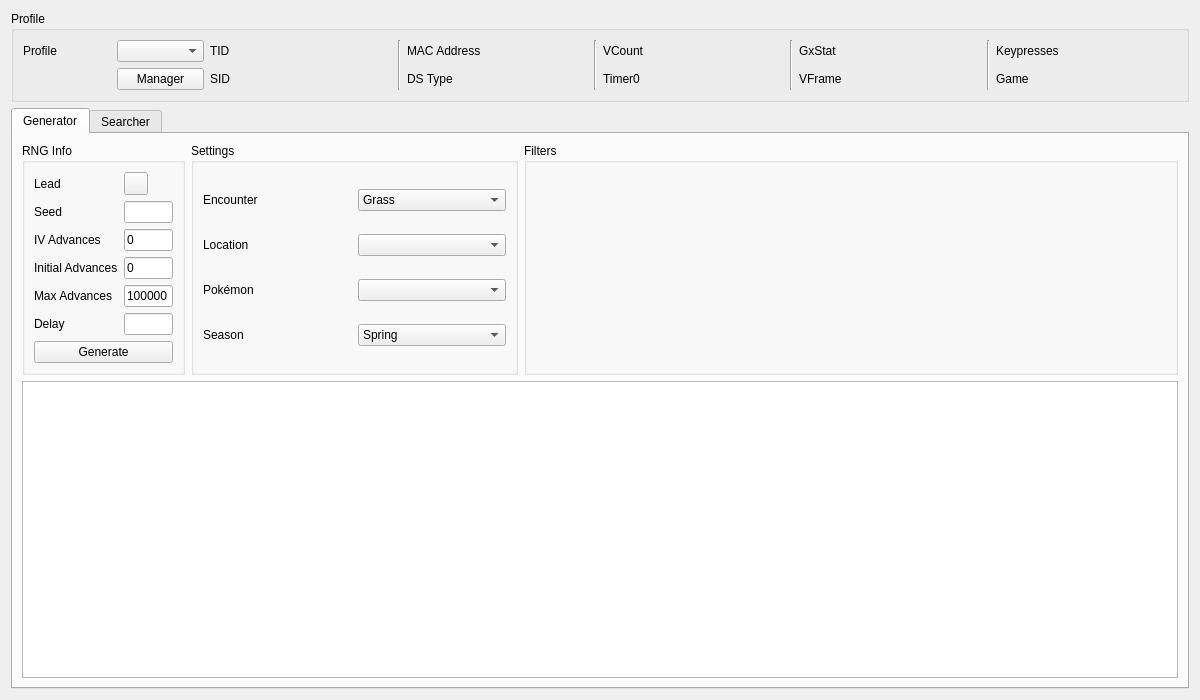
<?xml version="1.0" encoding="UTF-8"?>
<ui version="4.0">
 <class>Wild5</class>
 <widget class="QWidget" name="Wild5">
  <property name="geometry">
   <rect>
    <x>0</x>
    <y>0</y>
    <width>1200</width>
    <height>700</height>
   </rect>
  </property>
  <property name="windowTitle">
   <string>Gen 5 Wild</string>
  </property>
  <layout class="QGridLayout" name="gridLayout_8">
   <item row="0" column="0">
    <widget class="QGroupBox" name="groupBoxProfile">
     <property name="title">
      <string>Profile</string>
     </property>
     <layout class="QGridLayout" name="gridLayout_5">
      <item row="0" column="0">
       <widget class="QLabel" name="labelProfile">
        <property name="text">
         <string>Profile</string>
        </property>
       </widget>
      </item>
      <item row="0" column="1">
       <widget class="QComboBox" name="comboBoxProfiles"/>
      </item>
      <item row="1" column="1">
       <widget class="QPushButton" name="pushButtonProfileManager">
        <property name="text">
         <string>Manager</string>
        </property>
       </widget>
      </item>
      <item row="0" column="2">
       <widget class="QLabel" name="labelProfileTID">
        <property name="text">
         <string>TID</string>
        </property>
       </widget>
      </item>
      <item row="0" column="3">
       <widget class="QLabel" name="labelProfileTIDValue"/>
      </item>
      <item row="1" column="2">
       <widget class="QLabel" name="labelProfileSID">
        <property name="text">
         <string>SID</string>
        </property>
       </widget>
      </item>
      <item row="1" column="3">
       <widget class="QLabel" name="labelProfileSIDValue"/>
      </item>
      <item row="0" column="4" rowspan="2">
       <widget class="Line" name="line_4">
        <property name="orientation">
         <enum>Qt::Vertical</enum>
        </property>
       </widget>
      </item>
      <item row="0" column="5">
       <widget class="QLabel" name="labelProfileMACAddress">
        <property name="text">
         <string>MAC Address</string>
        </property>
       </widget>
      </item>
      <item row="0" column="6">
       <widget class="QLabel" name="labelProfileMACAddressValue"/>
      </item>
      <item row="1" column="5">
       <widget class="QLabel" name="labelProfileDSType">
        <property name="text">
         <string>DS Type</string>
        </property>
       </widget>
      </item>
      <item row="1" column="6">
       <widget class="QLabel" name="labelProfileDSTypeValue"/>
      </item>
      <item row="0" column="7" rowspan="2">
       <widget class="Line" name="line_3">
        <property name="orientation">
         <enum>Qt::Vertical</enum>
        </property>
       </widget>
      </item>
      <item row="0" column="8">
       <widget class="QLabel" name="labelProfileVCount">
        <property name="text">
         <string>VCount</string>
        </property>
       </widget>
      </item>
      <item row="0" column="9">
       <widget class="QLabel" name="labelProfileVCountValue"/>
      </item>
      <item row="1" column="8">
       <widget class="QLabel" name="labelProfileTimer0">
        <property name="text">
         <string>Timer0</string>
        </property>
       </widget>
      </item>
      <item row="1" column="9">
       <widget class="QLabel" name="labelProfileTimer0Value"/>
      </item>
      <item row="0" column="10" rowspan="2">
       <widget class="Line" name="line_2">
        <property name="orientation">
         <enum>Qt::Vertical</enum>
        </property>
       </widget>
      </item>
      <item row="0" column="11">
       <widget class="QLabel" name="labelProfileGxStat">
        <property name="text">
         <string>GxStat</string>
        </property>
       </widget>
      </item>
      <item row="0" column="12">
       <widget class="QLabel" name="labelProfileGxStatValue"/>
      </item>
      <item row="1" column="11">
       <widget class="QLabel" name="labelProfileVFrame">
        <property name="text">
         <string>VFrame</string>
        </property>
       </widget>
      </item>
      <item row="1" column="12">
       <widget class="QLabel" name="labelProfileVFrameValue"/>
      </item>
      <item row="0" column="13" rowspan="2">
       <widget class="Line" name="line">
        <property name="orientation">
         <enum>Qt::Vertical</enum>
        </property>
       </widget>
      </item>
      <item row="0" column="14">
       <widget class="QLabel" name="labelProfileKeypresses">
        <property name="text">
         <string>Keypresses</string>
        </property>
       </widget>
      </item>
      <item row="0" column="15">
       <widget class="QLabel" name="labelProfileKeypressesValue"/>
      </item>
      <item row="1" column="14">
       <widget class="QLabel" name="labelProfileGame">
        <property name="text">
         <string>Game</string>
        </property>
       </widget>
      </item>
      <item row="1" column="15">
       <widget class="QLabel" name="labelProfileGameValue"/>
      </item>
     </layout>
    </widget>
   </item>
   <item row="1" column="0">
    <widget class="QTabWidget" name="tabRNGSelector">
     <widget class="QWidget" name="tabGenerator">
      <attribute name="title">
       <string>Generator</string>
      </attribute>
      <layout class="QGridLayout" name="gridLayout_12">
       <item row="0" column="0">
        <widget class="QGroupBox" name="groupBoxGeneratorRNGInfo">
         <property name="sizePolicy">
          <sizepolicy hsizetype="Preferred" vsizetype="Preferred">
           <horstretch>1</horstretch>
           <verstretch>0</verstretch>
          </sizepolicy>
         </property>
         <property name="title">
          <string>RNG Info</string>
         </property>
         <layout class="QGridLayout" name="gridLayout_6">
          <item row="0" column="0">
           <widget class="QLabel" name="labelGeneratorLead">
            <property name="text">
             <string>Lead</string>
            </property>
           </widget>
          </item>
          <item row="0" column="1">
           <widget class="ComboMenu" name="comboMenuGeneratorLead"/>
          </item>
          <item row="1" column="0">
           <widget class="QLabel" name="labelGeneratorSeed">
            <property name="text">
             <string>Seed</string>
            </property>
           </widget>
          </item>
          <item row="1" column="1">
           <widget class="TextBox" name="textBoxGeneratorSeed"/>
          </item>
          <item row="2" column="0">
           <widget class="QLabel" name="labelGeneratorIVAdvances">
            <property name="text">
             <string>IV Advances</string>
            </property>
           </widget>
          </item>
          <item row="2" column="1">
           <widget class="TextBox" name="textBoxGeneratorIVAdvances">
            <property name="text">
             <string>0</string>
            </property>
           </widget>
          </item>
          <item row="3" column="0">
           <widget class="QLabel" name="labelGeneratorInitialAdvances">
            <property name="text">
             <string>Initial Advances</string>
            </property>
           </widget>
          </item>
          <item row="3" column="1">
           <widget class="TextBox" name="textBoxGeneratorInitialAdvances">
            <property name="text">
             <string notr="true">0</string>
            </property>
           </widget>
          </item>
          <item row="4" column="0">
           <widget class="QLabel" name="labelGeneratorMaxAdvances">
            <property name="text">
             <string>Max Advances</string>
            </property>
           </widget>
          </item>
          <item row="4" column="1">
           <widget class="TextBox" name="textBoxGeneratorMaxAdvances">
            <property name="text">
             <string notr="true">100000</string>
            </property>
           </widget>
          </item>
          <item row="5" column="0">
           <widget class="QLabel" name="labelGeneratorDelay">
            <property name="text">
             <string>Delay</string>
            </property>
           </widget>
          </item>
          <item row="5" column="1">
           <widget class="TextBox" name="textBoxGeneratorDelay"/>
          </item>
          <item row="6" column="0" colspan="2">
           <widget class="QPushButton" name="pushButtonGenerate">
            <property name="text">
             <string>Generate</string>
            </property>
           </widget>
          </item>
         </layout>
        </widget>
       </item>
       <item row="0" column="1">
        <widget class="QGroupBox" name="groupBoxGeneratorSettings">
         <property name="sizePolicy">
          <sizepolicy hsizetype="Preferred" vsizetype="Preferred">
           <horstretch>2</horstretch>
           <verstretch>0</verstretch>
          </sizepolicy>
         </property>
         <property name="title">
          <string>Settings</string>
         </property>
         <layout class="QGridLayout" name="gridLayout_7">
          <item row="0" column="0">
           <widget class="QLabel" name="labelGeneratorEncounter">
            <property name="text">
             <string>Encounter</string>
            </property>
           </widget>
          </item>
          <item row="0" column="1">
           <widget class="ComboBox" name="comboBoxGeneratorEncounter">
            <item>
             <property name="text">
              <string>Grass</string>
             </property>
            </item>
            <item>
             <property name="text">
              <string>Surfing</string>
             </property>
            </item>
            <item>
             <property name="text">
              <string>Fishing</string>
             </property>
            </item>
           </widget>
          </item>
          <item row="1" column="0">
           <widget class="QLabel" name="labelGeneratorLocation">
            <property name="text">
             <string>Location</string>
            </property>
           </widget>
          </item>
          <item row="1" column="1">
           <widget class="ComboBox" name="comboBoxGeneratorLocation"/>
          </item>
          <item row="2" column="0">
           <widget class="QLabel" name="labelGeneratorPokemon">
            <property name="text">
             <string>Pokémon</string>
            </property>
           </widget>
          </item>
          <item row="2" column="1">
           <widget class="ComboBox" name="comboBoxGeneratorPokemon"/>
          </item>
          <item row="3" column="0">
           <widget class="QLabel" name="labelGeneratorSeason">
            <property name="text">
             <string>Season</string>
            </property>
           </widget>
          </item>
          <item row="3" column="1">
           <widget class="QComboBox" name="comboBoxGeneratorSeason">
            <item>
             <property name="text">
              <string>Spring</string>
             </property>
            </item>
            <item>
             <property name="text">
              <string>Summer</string>
             </property>
            </item>
            <item>
             <property name="text">
              <string>Autumn</string>
             </property>
            </item>
            <item>
             <property name="text">
              <string>Winter</string>
             </property>
            </item>
           </widget>
          </item>
         </layout>
        </widget>
       </item>
       <item row="0" column="2">
        <widget class="QGroupBox" name="groupBoxGeneratorFilters">
         <property name="sizePolicy">
          <sizepolicy hsizetype="Preferred" vsizetype="Preferred">
           <horstretch>4</horstretch>
           <verstretch>0</verstretch>
          </sizepolicy>
         </property>
         <property name="title">
          <string>Filters</string>
         </property>
         <layout class="QGridLayout" name="gridLayout">
          <item row="0" column="0" rowspan="2">
           <widget class="Filter" name="filterGenerator" native="true"/>
          </item>
         </layout>
        </widget>
       </item>
       <item row="1" column="0" colspan="3">
        <widget class="TableView" name="tableViewGenerator"/>
       </item>
      </layout>
     </widget>
     <widget class="QWidget" name="tabSearcher">
      <attribute name="title">
       <string>Searcher</string>
      </attribute>
      <layout class="QGridLayout" name="gridLayout_3">
       <item row="0" column="0">
        <widget class="QGroupBox" name="groupBoxSearcherRNGInfo">
         <property name="sizePolicy">
          <sizepolicy hsizetype="Preferred" vsizetype="Preferred">
           <horstretch>1</horstretch>
           <verstretch>0</verstretch>
          </sizepolicy>
         </property>
         <property name="title">
          <string>RNG Info</string>
         </property>
         <layout class="QGridLayout" name="gridLayout_2">
          <item row="0" column="0">
           <widget class="QLabel" name="labelSearcherLead">
            <property name="text">
             <string>Lead</string>
            </property>
           </widget>
          </item>
          <item row="0" column="1">
           <widget class="ComboMenu" name="comboMenuSearcherLead"/>
          </item>
          <item row="1" column="0">
           <widget class="QLabel" name="labelSearcherInitialIVAdvances">
            <property name="text">
             <string>Initial IV Advances</string>
            </property>
           </widget>
          </item>
          <item row="1" column="1">
           <widget class="TextBox" name="textBoxSearcherInitialIVAdvances">
            <property name="text">
             <string>0</string>
            </property>
           </widget>
          </item>
          <item row="2" column="0">
           <widget class="QLabel" name="labelSearcherMaxIVAdvances">
            <property name="text">
             <string>Max IV Advances</string>
            </property>
           </widget>
          </item>
          <item row="2" column="1">
           <widget class="TextBox" name="textBoxSearcherMaxIVAdvances">
            <property name="text">
             <string>0</string>
            </property>
           </widget>
          </item>
          <item row="3" column="0">
           <widget class="QLabel" name="labelSearcherMaxAdvances">
            <property name="text">
             <string>Max Advances</string>
            </property>
           </widget>
          </item>
          <item row="3" column="1">
           <widget class="TextBox" name="textBoxSearcherMaxAdvances">
            <property name="text">
             <string notr="true">100</string>
            </property>
           </widget>
          </item>
          <item row="4" column="0">
           <widget class="QLabel" name="labelSearcherStartDate">
            <property name="text">
             <string>Start Date</string>
            </property>
           </widget>
          </item>
          <item row="4" column="1">
           <widget class="DateEdit" name="dateEditSearcherStartDate"/>
          </item>
          <item row="5" column="0">
           <widget class="QLabel" name="labelSearcherEndDate">
            <property name="text">
             <string>End Date</string>
            </property>
           </widget>
          </item>
          <item row="5" column="1">
           <widget class="DateEdit" name="dateEditSearcherEndDate"/>
          </item>
          <item row="6" column="0" colspan="2">
           <layout class="QHBoxLayout" name="horizontalLayout">
            <item>
             <widget class="QPushButton" name="pushButtonSearch">
              <property name="text">
               <string>Search</string>
              </property>
             </widget>
            </item>
            <item>
             <widget class="QPushButton" name="pushButtonCancel">
              <property name="enabled">
               <bool>false</bool>
              </property>
              <property name="text">
               <string>Cancel</string>
              </property>
             </widget>
            </item>
           </layout>
          </item>
         </layout>
        </widget>
       </item>
       <item row="0" column="1">
        <widget class="QGroupBox" name="groupBoxSearcherSettings">
         <property name="sizePolicy">
          <sizepolicy hsizetype="Preferred" vsizetype="Preferred">
           <horstretch>2</horstretch>
           <verstretch>0</verstretch>
          </sizepolicy>
         </property>
         <property name="title">
          <string>Settings</string>
         </property>
         <layout class="QGridLayout" name="gridLayout_9">
          <item row="0" column="0">
           <widget class="QLabel" name="labelSearcherEncounter">
            <property name="text">
             <string>Encounter</string>
            </property>
           </widget>
          </item>
          <item row="0" column="1">
           <widget class="ComboBox" name="comboBoxSearcherEncounter">
            <item>
             <property name="text">
              <string>Grass</string>
             </property>
            </item>
            <item>
             <property name="text">
              <string>Surfing</string>
             </property>
            </item>
            <item>
             <property name="text">
              <string>Fishing</string>
             </property>
            </item>
           </widget>
          </item>
          <item row="1" column="0">
           <widget class="QLabel" name="labelSearcherLocation">
            <property name="text">
             <string>Location</string>
            </property>
           </widget>
          </item>
          <item row="1" column="1">
           <widget class="ComboBox" name="comboBoxSearcherLocation"/>
          </item>
          <item row="2" column="0">
           <widget class="QLabel" name="labelSearcherPokemon">
            <property name="text">
             <string>Pokémon</string>
            </property>
           </widget>
          </item>
          <item row="2" column="1">
           <widget class="ComboBox" name="comboBoxSearcherPokemon"/>
          </item>
          <item row="3" column="1">
           <widget class="QComboBox" name="comboBoxSearcherSeason">
            <item>
             <property name="text">
              <string>Spring</string>
             </property>
            </item>
            <item>
             <property name="text">
              <string>Summer</string>
             </property>
            </item>
            <item>
             <property name="text">
              <string>Autumn</string>
             </property>
            </item>
            <item>
             <property name="text">
              <string>Winter</string>
             </property>
            </item>
           </widget>
          </item>
          <item row="3" column="0">
           <widget class="QLabel" name="labelSearcherSeason">
            <property name="text">
             <string>Season</string>
            </property>
           </widget>
          </item>
          <item row="4" column="0" colspan="2">
           <widget class="QLabel" name="labelIVFastSearch">
            <property name="sizePolicy">
             <sizepolicy hsizetype="Preferred" vsizetype="Fixed">
              <horstretch>0</horstretch>
              <verstretch>0</verstretch>
             </sizepolicy>
            </property>
            <property name="text">
             <string/>
            </property>
           </widget>
          </item>
         </layout>
        </widget>
       </item>
       <item row="0" column="2">
        <widget class="QGroupBox" name="groupBoxSearcherFilters">
         <property name="sizePolicy">
          <sizepolicy hsizetype="Preferred" vsizetype="Preferred">
           <horstretch>4</horstretch>
           <verstretch>0</verstretch>
          </sizepolicy>
         </property>
         <property name="title">
          <string>Filters</string>
         </property>
         <layout class="QGridLayout" name="gridLayout_4">
          <item row="0" column="0" rowspan="2">
           <widget class="Filter" name="filterSearcher" native="true"/>
          </item>
         </layout>
        </widget>
       </item>
       <item row="1" column="0" colspan="3">
        <widget class="QProgressBar" name="progressBar"/>
       </item>
       <item row="2" column="0" colspan="3">
        <widget class="TableView" name="tableViewSearcher">
         <property name="sortingEnabled">
          <bool>true</bool>
         </property>
        </widget>
       </item>
      </layout>
     </widget>
    </widget>
   </item>
  </layout>
 </widget>
 <customwidgets>
  <customwidget>
   <class>TextBox</class>
   <extends>QLineEdit</extends>
   <header>Form/Controls/TextBox.hpp</header>
  </customwidget>
  <customwidget>
   <class>TableView</class>
   <extends>QTableView</extends>
   <header>Form/Controls/TableView.hpp</header>
  </customwidget>
  <customwidget>
   <class>DateEdit</class>
   <extends>QDateEdit</extends>
   <header>Form/Controls/DateEdit.hpp</header>
  </customwidget>
  <customwidget>
   <class>Filter</class>
   <extends>QWidget</extends>
   <header>Form/Controls/Filter.hpp</header>
   <container>1</container>
  </customwidget>
  <customwidget>
   <class>ComboBox</class>
   <extends>QComboBox</extends>
   <header>Form/Controls/ComboBox.hpp</header>
  </customwidget>
  <customwidget>
   <class>ComboMenu</class>
   <extends>QToolButton</extends>
   <header>Form/Controls/ComboMenu.hpp</header>
  </customwidget>
 </customwidgets>
 <tabstops>
  <tabstop>comboBoxProfiles</tabstop>
  <tabstop>pushButtonProfileManager</tabstop>
  <tabstop>tabRNGSelector</tabstop>
  <tabstop>comboMenuGeneratorLead</tabstop>
  <tabstop>textBoxGeneratorSeed</tabstop>
  <tabstop>textBoxGeneratorIVAdvances</tabstop>
  <tabstop>textBoxGeneratorInitialAdvances</tabstop>
  <tabstop>textBoxGeneratorMaxAdvances</tabstop>
  <tabstop>textBoxGeneratorDelay</tabstop>
  <tabstop>pushButtonGenerate</tabstop>
  <tabstop>comboBoxGeneratorEncounter</tabstop>
  <tabstop>comboBoxGeneratorLocation</tabstop>
  <tabstop>comboBoxGeneratorPokemon</tabstop>
  <tabstop>comboBoxGeneratorSeason</tabstop>
  <tabstop>tableViewGenerator</tabstop>
  <tabstop>comboMenuSearcherLead</tabstop>
  <tabstop>textBoxSearcherInitialIVAdvances</tabstop>
  <tabstop>textBoxSearcherMaxIVAdvances</tabstop>
  <tabstop>textBoxSearcherMaxAdvances</tabstop>
  <tabstop>dateEditSearcherStartDate</tabstop>
  <tabstop>dateEditSearcherEndDate</tabstop>
  <tabstop>pushButtonSearch</tabstop>
  <tabstop>pushButtonCancel</tabstop>
  <tabstop>comboBoxSearcherEncounter</tabstop>
  <tabstop>comboBoxSearcherLocation</tabstop>
  <tabstop>comboBoxSearcherPokemon</tabstop>
  <tabstop>comboBoxSearcherSeason</tabstop>
  <tabstop>tableViewSearcher</tabstop>
 </tabstops>
 <resources/>
 <connections/>
</ui>
